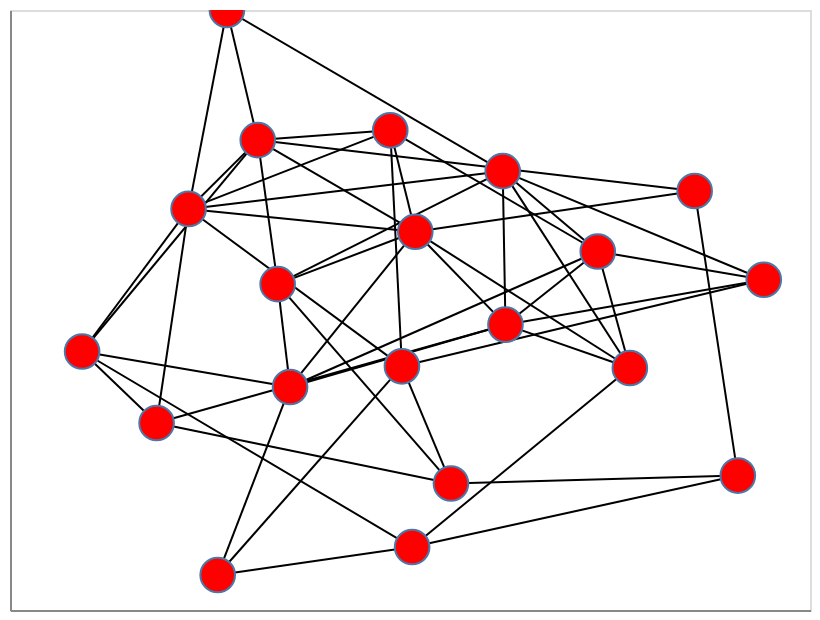

Notebook code cell kept with this figure:
### Code cell
import networkx as nx
import nx_altair as nxa

# Generate a random graph
G = nx.fast_gnp_random_graph(n=20, p=0.25)

# Compute positions for viz.
pos = nx.spring_layout(G)

# Draw the graph using Altair
viz = nxa.draw_networkx(G, pos=pos)

# Show it as an interactive plot!
viz.interactive()

### Figure 1 — Vega-Lite specification as saved in the notebook (floating-point values rounded to 4 significant figures)
{"config": {"view": {"continuousWidth": 400, "continuousHeight": 300}}, "layer": [{"data": {"name": "data-e211db628bb9c7c55fc84b541332c63c"}, "mark": {"type": "line", "color": "black", "opacity": 1, "strokeWidth": 1}, "encoding": {"detail": {"type": "quantitative", "field": "edge"}, "x": {"type": "quantitative", "axis": {"grid": false, "labels": false, "ticks": false, "title": ""}, "field": "x"}, "y": {"type": "quantitative", "axis": {"grid": false, "labels": false, "ticks": false, "title": ""}, "field": "y"}}, "selection": {"selector001": {"type": "interval", "bind": "scales", "encodings": ["x", "y"]}}}, {"data": {"name": "data-1e511259ddef039e8fcf227d520c855d"}, "mark": {"type": "point", "fill": "red", "opacity": 1, "size": 300, "strokeWidth": 1.0}, "encoding": {"x": {"type": "quantitative", "axis": {"grid": false, "labels": false, "ticks": false}, "field": "x"}, "y": {"type": "quantitative", "axis": {"grid": false, "labels": false, "ticks": false}, "field": "y"}}}], "$schema": "https://vega.github.io/schema/vega-lite/v4.8.1.json", "datasets": {"data-e211db628bb9c7c55fc84b541332c63c": [{"y": -0.3766, "source": 0, "target": 11, "edge": 0, "pair": [0, 11], "x": -0.5068}, {"y": -0.0489, "source": 0, "target": 11, "edge": 0, "pair": [0, 11], "x": 0.1909}, {"y": -0.3766, "source": 0, "target": 13, "edge": 1, "pair": [0, 13], "x": -0.5068}, {"y": 0.3369, "source": 0, "target": 13, "edge": 1, "pair": [0, 13], "x": -0.4428}, {"y": -0.3766, "source": 0, "target": 16, "edge": 2, "pair": [0, 16], "x": -0.5068}, {"y": -0.1383, "source": 0, "target": 16, "edge": 2, "pair": [0, 16], "x": -0.6558}, {"y": -0.3766, "source": 0, "target": 18, "edge": 3, "pair": [0, 18], "x": -0.5068}, {"y": -0.5782, "source": 0, "target": 18, "edge": 3, "pair": [0, 18], "x": 0.08193}, {"y": 0.1009, "source": 1, "target": 4, "edge": 4, "pair": [1, 4], "x": 0.7075}, {"y": -0.1877, "source": 1, "target": 4, "edge": 4, "pair": [1, 4], "x": -0.0161}, {"y": 0.1009, "source": 1, "target": 11, "edge": 5, "pair": [1, 11], "x": 0.7075}, {"y": -0.0489, "source": 1, "target": 11, "edge": 5, "pair": [1, 11], "x": 0.1909}, {"y": 0.1009, "source": 1, "target": 12, "edge": 6, "pair": [1, 12], "x": 0.7075}, {"y": 0.4628, "source": 1, "target": 12, "edge": 6, "pair": [1, 12], "x": 0.1854}, {"y": 0.1009, "source": 1, "target": 14, "edge": 7, "pair": [1, 14], "x": 0.7075}, {"y": 0.195, "source": 1, "target": 14, "edge": 7, "pair": [1, 14], "x": 0.3755}, {"y": -0.5519, "source": 2, "target": 3, "edge": 8, "pair": [2, 3], "x": 0.6556}, {"y": -0.7901, "source": 2, "target": 3, "edge": 8, "pair": [2, 3], "x": 0.004283}, {"y": -0.5519, "source": 2, "target": 7, "edge": 9, "pair": [2, 7], "x": 0.6556}, {"y": 0.3968, "source": 2, "target": 7, "edge": 9, "pair": [2, 7], "x": 0.5693}, {"y": -0.5519, "source": 2, "target": 18, "edge": 10, "pair": [2, 18], "x": 0.6556}, {"y": -0.5782, "source": 2, "target": 18, "edge": 10, "pair": [2, 18], "x": 0.08193}, {"y": -0.7901, "source": 3, "target": 5, "edge": 11, "pair": [3, 5], "x": 0.004283}, {"y": -0.8833, "source": 3, "target": 5, "edge": 11, "pair": [3, 5], "x": -0.3846}, {"y": -0.7901, "source": 3, "target": 10, "edge": 12, "pair": [3, 10], "x": 0.004283}, {"y": -0.1933, "source": 3, "target": 10, "edge": 12, "pair": [3, 10], "x": 0.4397}, {"y": -0.7901, "source": 3, "target": 16, "edge": 13, "pair": [3, 16], "x": 0.004283}, {"y": -0.1383, "source": 3, "target": 16, "edge": 13, "pair": [3, 16], "x": -0.6558}, {"y": -0.1877, "source": 4, "target": 5, "edge": 14, "pair": [4, 5], "x": -0.0161}, {"y": -0.8833, "source": 4, "target": 5, "edge": 14, "pair": [4, 5], "x": -0.3846}, {"y": -0.1877, "source": 4, "target": 13, "edge": 15, "pair": [4, 13], "x": -0.0161}, {"y": 0.3369, "source": 4, "target": 13, "edge": 15, "pair": [4, 13], "x": -0.4428}, {"y": -0.1877, "source": 4, "target": 17, "edge": 16, "pair": [4, 17], "x": -0.0161}, {"y": 0.5989, "source": 4, "target": 17, "edge": 16, "pair": [4, 17], "x": -0.03952}, {"y": -0.1877, "source": 4, "target": 18, "edge": 17, "pair": [4, 18], "x": -0.0161}, {"y": -0.5782, "source": 4, "target": 18, "edge": 17, "pair": [4, 18], "x": 0.08193}, {"y": -0.8833, "source": 5, "target": 19, "edge": 18, "pair": [5, 19], "x": -0.3846}, {"y": -0.2566, "source": 5, "target": 19, "edge": 18, "pair": [5, 19], "x": -0.2399}, {"y": 0.261, "source": 6, "target": 7, "edge": 19, "pair": [6, 7], "x": 0.01058}, {"y": 0.3968, "source": 6, "target": 7, "edge": 19, "pair": [6, 7], "x": 0.5693}, {"y": 0.261, "source": 6, "target": 8, "edge": 20, "pair": [6, 8], "x": 0.01058}, {"y": 0.5663, "source": 6, "target": 8, "edge": 20, "pair": [6, 8], "x": -0.3045}, {"y": 0.261, "source": 6, "target": 10, "edge": 21, "pair": [6, 10], "x": 0.01058}, {"y": -0.1933, "source": 6, "target": 10, "edge": 21, "pair": [6, 10], "x": 0.4397}, {"y": 0.261, "source": 6, "target": 11, "edge": 22, "pair": [6, 11], "x": 0.01058}, {"y": -0.0489, "source": 6, "target": 11, "edge": 22, "pair": [6, 11], "x": 0.1909}, {"y": 0.261, "source": 6, "target": 13, "edge": 23, "pair": [6, 13], "x": 0.01058}, {"y": 0.3369, "source": 6, "target": 13, "edge": 23, "pair": [6, 13], "x": -0.4428}, {"y": 0.261, "source": 6, "target": 15, "edge": 24, "pair": [6, 15], "x": 0.01058}, {"y": 0.08621, "source": 6, "target": 15, "edge": 24, "pair": [6, 15], "x": -0.2647}, {"y": 0.261, "source": 6, "target": 17, "edge": 25, "pair": [6, 17], "x": 0.01058}, {"y": 0.5989, "source": 6, "target": 17, "edge": 25, "pair": [6, 17], "x": -0.03952}, {"y": 0.261, "source": 6, "target": 19, "edge": 26, "pair": [6, 19], "x": 0.01058}, {"y": -0.2566, "source": 6, "target": 19, "edge": 26, "pair": [6, 19], "x": -0.2399}, {"y": 0.3968, "source": 7, "target": 8, "edge": 27, "pair": [7, 8], "x": 0.5693}, {"y": 0.5663, "source": 7, "target": 8, "edge": 27, "pair": [7, 8], "x": -0.3045}, {"y": 0.5663, "source": 8, "target": 9, "edge": 28, "pair": [8, 9], "x": -0.3045}, {"y": 1.0, "source": 8, "target": 9, "edge": 28, "pair": [8, 9], "x": -0.3661}, {"y": 0.5663, "source": 8, "target": 13, "edge": 29, "pair": [8, 13], "x": -0.3045}, {"y": 0.3369, "source": 8, "target": 13, "edge": 29, "pair": [8, 13], "x": -0.4428}, {"y": 0.5663, "source": 8, "target": 15, "edge": 30, "pair": [8, 15], "x": -0.3045}, {"y": 0.08621, "source": 8, "target": 15, "edge": 30, "pair": [8, 15], "x": -0.2647}, {"y": 0.5663, "source": 8, "target": 16, "edge": 31, "pair": [8, 16], "x": -0.3045}, {"y": -0.1383, "source": 8, "target": 16, "edge": 31, "pair": [8, 16], "x": -0.6558}, {"y": 0.5663, "source": 8, "target": 17, "edge": 32, "pair": [8, 17], "x": -0.3045}, {"y": 0.5989, "source": 8, "target": 17, "edge": 32, "pair": [8, 17], "x": -0.03952}, {"y": 1.0, "source": 9, "target": 12, "edge": 33, "pair": [9, 12], "x": -0.3661}, {"y": 0.4628, "source": 9, "target": 12, "edge": 33, "pair": [9, 12], "x": 0.1854}, {"y": 1.0, "source": 9, "target": 13, "edge": 34, "pair": [9, 13], "x": -0.3661}, {"y": 0.3369, "source": 9, "target": 13, "edge": 34, "pair": [9, 13], "x": -0.4428}, {"y": -0.1933, "source": 10, "target": 11, "edge": 35, "pair": [10, 11], "x": 0.4397}, {"y": -0.0489, "source": 10, "target": 11, "edge": 35, "pair": [10, 11], "x": 0.1909}, {"y": -0.1933, "source": 10, "target": 12, "edge": 36, "pair": [10, 12], "x": 0.4397}, {"y": 0.4628, "source": 10, "target": 12, "edge": 36, "pair": [10, 12], "x": 0.1854}, {"y": -0.1933, "source": 10, "target": 14, "edge": 37, "pair": [10, 14], "x": 0.4397}, {"y": 0.195, "source": 10, "target": 14, "edge": 37, "pair": [10, 14], "x": 0.3755}, {"y": -0.0489, "source": 11, "target": 12, "edge": 38, "pair": [11, 12], "x": 0.1909}, {"y": 0.4628, "source": 11, "target": 12, "edge": 38, "pair": [11, 12], "x": 0.1854}, {"y": -0.0489, "source": 11, "target": 14, "edge": 39, "pair": [11, 14], "x": 0.1909}, {"y": 0.195, "source": 11, "target": 14, "edge": 39, "pair": [11, 14], "x": 0.3755}, {"y": -0.0489, "source": 11, "target": 19, "edge": 40, "pair": [11, 19], "x": 0.1909}, {"y": -0.2566, "source": 11, "target": 19, "edge": 40, "pair": [11, 19], "x": -0.2399}, {"y": 0.4628, "source": 12, "target": 13, "edge": 41, "pair": [12, 13], "x": 0.1854}, {"y": 0.3369, "source": 12, "target": 13, "edge": 41, "pair": [12, 13], "x": -0.4428}, {"y": 0.4628, "source": 12, "target": 14, "edge": 42, "pair": [12, 14], "x": 0.1854}, {"y": 0.195, "source": 12, "target": 14, "edge": 42, "pair": [12, 14], "x": 0.3755}, {"y": 0.4628, "source": 12, "target": 15, "edge": 43, "pair": [12, 15], "x": 0.1854}, {"y": 0.08621, "source": 12, "target": 15, "edge": 43, "pair": [12, 15], "x": -0.2647}, {"y": 0.3369, "source": 13, "target": 16, "edge": 44, "pair": [13, 16], "x": -0.4428}, {"y": -0.1383, "source": 13, "target": 16, "edge": 44, "pair": [13, 16], "x": -0.6558}, {"y": 0.3369, "source": 13, "target": 17, "edge": 45, "pair": [13, 17], "x": -0.4428}, {"y": 0.5989, "source": 13, "target": 17, "edge": 45, "pair": [13, 17], "x": -0.03952}, {"y": 0.195, "source": 14, "target": 17, "edge": 46, "pair": [14, 17], "x": 0.3755}, {"y": 0.5989, "source": 14, "target": 17, "edge": 46, "pair": [14, 17], "x": -0.03952}, {"y": 0.195, "source": 14, "target": 19, "edge": 47, "pair": [14, 19], "x": 0.3755}, {"y": -0.2566, "source": 14, "target": 19, "edge": 47, "pair": [14, 19], "x": -0.2399}, {"y": 0.08621, "source": 15, "target": 18, "edge": 48, "pair": [15, 18], "x": -0.2647}, {"y": -0.5782, "source": 15, "target": 18, "edge": 48, "pair": [15, 18], "x": 0.08193}, {"y": 0.08621, "source": 15, "target": 19, "edge": 49, "pair": [15, 19], "x": -0.2647}, {"y": -0.2566, "source": 15, "target": 19, "edge": 49, "pair": [15, 19], "x": -0.2399}, {"y": -0.1383, "source": 16, "target": 19, "edge": 50, "pair": [16, 19], "x": -0.6558}, {"y": -0.2566, "source": 16, "target": 19, "edge": 50, "pair": [16, 19], "x": -0.2399}], "data-1e511259ddef039e8fcf227d520c855d": [{"y": -0.3766, "x": -0.5068}, {"y": 0.1009, "x": 0.7075}, {"y": -0.5519, "x": 0.6556}, {"y": -0.7901, "x": 0.004283}, {"y": -0.1877, "x": -0.0161}, {"y": -0.8833, "x": -0.3846}, {"y": 0.261, "x": 0.01058}, {"y": 0.3968, "x": 0.5693}, {"y": 0.5663, "x": -0.3045}, {"y": 1.0, "x": -0.3661}, {"y": -0.1933, "x": 0.4397}, {"y": -0.0489, "x": 0.1909}, {"y": 0.4628, "x": 0.1854}, {"y": 0.3369, "x": -0.4428}, {"y": 0.195, "x": 0.3755}, {"y": 0.08621, "x": -0.2647}, {"y": -0.1383, "x": -0.6558}, {"y": 0.5989, "x": -0.03952}, {"y": -0.5782, "x": 0.08193}, {"y": -0.2566, "x": -0.2399}]}}
